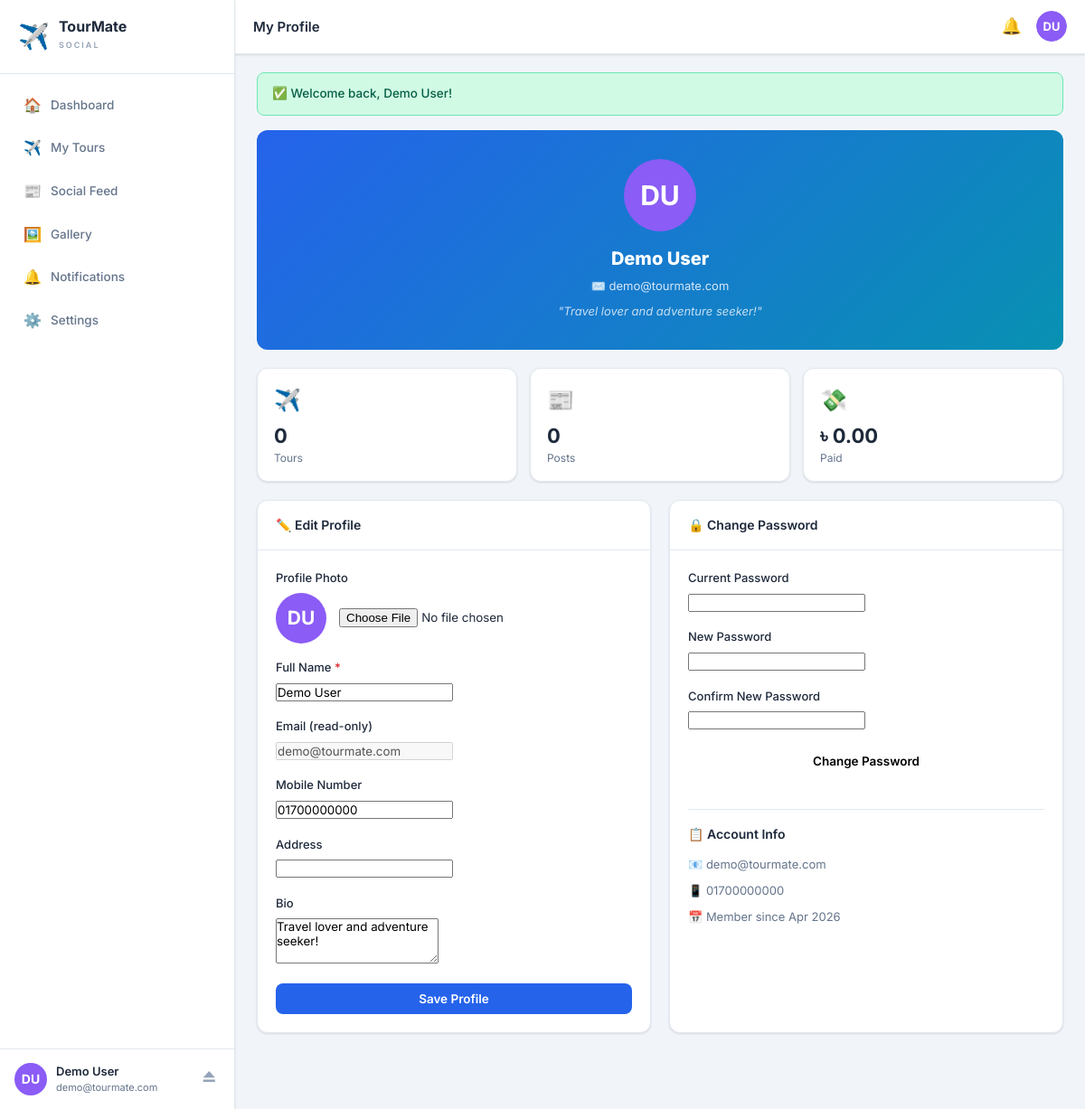
Screenshot of /user/profile.php (signed in) with the database file from the repository.
### tables this page shows
CREATE TABLE IF NOT EXISTS `users` (
  `id`            INT(11)      NOT NULL AUTO_INCREMENT,
  `name`          VARCHAR(100) NOT NULL,
  `email`         VARCHAR(150) NOT NULL,
  `mobile`        VARCHAR(20)  DEFAULT NULL,
  `password`      VARCHAR(255) NOT NULL,
  `profile_photo` VARCHAR(255) DEFAULT NULL,
  `address`       TEXT         DEFAULT NULL,
  `bio`           TEXT         DEFAULT NULL,
  `status`        ENUM('active','inactive') NOT NULL DEFAULT 'active',
  `role`          ENUM('user','admin')      NOT NULL DEFAULT 'user',
  `created_at`    TIMESTAMP    NOT NULL DEFAULT CURRENT_TIMESTAMP,
  PRIMARY KEY (`id`),
  UNIQUE KEY `email` (`email`),
  KEY `idx_users_status` (`status`)
);

### user/profile.php (the view, shortened to what this page needs)
<?php
require_once __DIR__ . '/../includes/db.php';
require_once __DIR__ . '/../includes/auth.php';
$userId = currentUserId();
$stmt = $db->prepare("SELECT * FROM users WHERE id = ? LIMIT 1");
$stmt->bind_param("i", $userId);
$stmt->execute();
$u = $stmt->get_result()->fetch_assoc();
$stmt = $db->prepare("SELECT COUNT(*) FROM group_members WHERE user_id=?");
$stmt->bind_param("i", $userId);
$stmt->execute();
$groupCount = $stmt->get_result()->fetch_row()[0];
$stmt = $db->prepare("SELECT COUNT(*) FROM posts WHERE user_id=? AND status='active'");
$stmt->bind_param("i", $userId);
$stmt->execute();
$postCount = $stmt->get_result()->fetch_row()[0];
$stmt = $db->prepare("SELECT COALESCE(SUM(amount),0) FROM expenses WHERE paid_by=?");
$stmt->bind_param("i", $userId);
$stmt->execute();
$totalPaid = $stmt->get_result()->fetch_row()[0];
$pageTitle  = 'My Profile';
$activePage = 'profile';
include __DIR__ . '/includes/user-header.php';
?>
<div class="profile-hero">
  <div class="profile-hero-avatar">
    <?= uAvatar($u['name'], $u['profile_photo'], 80) ?>
  </div>
  <div class="profile-hero-name"><?= e($u['name']) ?></div>
  <div class="profile-hero-email">✉️ <?= e($u['email']) ?></div>
  <?php if ($u['bio']): ?>
    <div class="profile-hero-bio">"<?= e($u['bio']) ?>"</div>
  <?php endif; ?>
</div>
<div class="stats-grid" style="margin-bottom:20px;">
  <div class="stat-card">
    <div class="stat-icon">✈️</div>
    <div class="stat-value"><?= $groupCount ?></div>
    <div class="stat-label">Tours</div>
  </div>
  <div class="stat-card">
    <div class="stat-icon">📰</div>
    <div class="stat-value"><?= $postCount ?></div>
    <div class="stat-label">Posts</div>
  </div>
  <div class="stat-card">
    <div class="stat-icon">💸</div>
    <div class="stat-value"><?= formatMoney($totalPaid) ?></div>
    <div class="stat-label">Paid</div>
  </div>
</div>
<div class="grid-2">
  <div class="card">
    <div class="card-header"><h3 class="card-title">✏️ Edit Profile</h3></div>
    <div style="padding:20px;">
      <form method="POST" enctype="multipart/form-data">
        <div class="form-group">
          <label class="form-label">Profile Photo</label>
          <div style="display:flex;align-items:center;gap:14px;margin-bottom:6px;">
            <div id="photoPreview"><?= uAvatar($u['name'], $u['profile_photo'], 56) ?></div>
            <input type="file" name="photo" accept="image/*" class="form-input" id="photoInput">
          </div>
        </div>
        <div class="form-group">
          <label class="form-label">Full Name <span style="color:var(--danger)">*</span></label>
          <input type="text" name="name" class="form-input" value="<?= e($u['name']) ?>" required>
        </div>
        <div class="form-group">
          <label class="form-label">Email (read-only)</label>
          <input type="email" class="form-input" value="<?= e($u['email']) ?>" disabled>
        </div>
        <div class="form-group">
          <label class="form-label">Mobile Number</label>
          <input type="text" name="mobile" class="form-input" value="<?= e($u['mobile'] ?? '') ?>" placeholder="+880...">
        </div>
        <div class="form-group">
          <label class="form-label">Address</label>
          <input type="text" name="address" class="form-input" value="<?= e($u['address'] ?? '') ?>">
        </div>
        <div class="form-group">
          <label class="form-label">Bio</label>
          <textarea name="bio" class="form-input" rows="3" placeholder="Tell something about yourself..."><?= e($u['bio'] ?? '') ?></textarea>
        </div>
        <button type="submit" class="btn btn-primary btn-block">Save Profile</button>
      </form>
    </div>
  </div>
  <div class="card">
    <div class="card-header"><h3 class="card-title">🔒 Change Password</h3></div>
    <div style="padding:20px;">
      <form method="POST">
        <div class="form-group">
          <label class="form-label">Current Password</label>
          <input type="password" name="current_password" class="form-input" required>
        </div>
        <div class="form-group">
          <label class="form-label">New Password</label>
          <input type="password" name="new_password" class="form-input" required minlength="6">
        </div>
        <div class="form-group">
          <label class="form-label">Confirm New Password</label>
          <input type="password" name="confirm_password" class="form-input" required>
        </div>
        <button type="submit" class="btn btn-warning btn-block">Change Password</button>
      </form>
    </div>
    <div style="padding:0 20px 20px;">
      <hr style="margin:16px 0;border:none;border-top:1px solid var(--border);">
      <h3 class="card-title" style="margin-bottom:12px;">📋 Account Info</h3>
      <div style="font-size:13px;color:var(--text-muted);display:flex;flex-direction:column;gap:8px;">
        <div>📧 <?= e($u['email']) ?></div>
        <?php if ($u['mobile']): ?><div>📱 <?= e($u['mobile']) ?></div><?php endif; ?>
        <div>📅 Member since <?= date('M Y', strtotime($u['created_at'])) ?></div>
      </div>
    </div>
  </div>
</div>
<?php include __DIR__ . '/includes/user-footer.php'; ?>

### user/includes/user-header.php (shortened to what this page needs)
<?php
$user        = currentUser();
$unreadCount = isLoggedIn() ? countUnreadNotifications($db, $user['id']) : 0;
$baseUrl     = getBaseUrl();
function uAvatar($name, $photo, $size = 40) {
    $st = "width:{$size}px;height:{$size}px;border-radius:50%;object-fit:cover;flex-shrink:0;";
    $parts = explode(' ', trim($name));
    $init  = '';
    foreach ($parts as $p) $init .= strtoupper(substr($p, 0, 1));
    $init  = substr($init, 0, 2) ?: '?';
    $cols  = ['#3b82f6','#8b5cf6','#ec4899','#f97316','#10b981','#0891b2'];
    $col   = $cols[abs(crc32($name)) % count($cols)];
    $fs    = round($size * 0.38);
    return '<div style="' . $st . 'background:' . $col . ';font-size:' . $fs . 'px;display:flex;align-items:center;justify-content:center;color:#fff;font-weight:700;">' . $init . '</div>';
}
?>
<!DOCTYPE html>
<html lang="en">
<head>
  <link rel="stylesheet" href="<?= $baseUrl ?>../assets/css/style.css">
  <link rel="stylesheet" href="<?= $baseUrl ?>../assets/css/user-panel.css">
</head>
<body class="app-body">
<nav class="sidebar" id="sidebar">
  <div class="sidebar-logo">
    <div class="logo-icon">✈️</div>
    <div class="logo-text">
      <span class="logo-name">TourMate</span>
      <span class="logo-sub">SOCIAL</span>
    </div>
  </div>
  <div class="sidebar-nav">
    <a href="<?= $baseUrl ?>dashboard.php"     class="nav-item <?= $activePage==='dashboard'    ?'active':'' ?>">
      <span class="nav-icon">🏠</span> Dashboard
    </a>
    <a href="<?= $baseUrl ?>groups.php"        class="nav-item <?= $activePage==='groups'       ?'active':'' ?>">
      <span class="nav-icon">✈️</span> My Tours
    </a>
    <a href="<?= $baseUrl ?>feed.php"          class="nav-item <?= $activePage==='feed'         ?'active':'' ?>">
      <span class="nav-icon">📰</span> Social Feed
    </a>
    <a href="<?= $baseUrl ?>gallery.php"       class="nav-item <?= $activePage==='gallery'      ?'active':'' ?>">
      <span class="nav-icon">🖼️</span> Gallery
    </a>
    <a href="<?= $baseUrl ?>notifications.php" class="nav-item <?= $activePage==='notifications'?'active':'' ?>">
      <span class="nav-icon">🔔</span> Notifications
    </a>
    <a href="<?= $baseUrl ?>settings.php"      class="nav-item <?= $activePage==='settings'     ?'active':'' ?>">
      <span class="nav-icon">⚙️</span> Settings
    </a>
  </div>
  <div class="sidebar-user">
    <a href="<?= $baseUrl ?>profile.php" class="sidebar-user-link">
      <?= uAvatar($user['name'], $user['photo'], 36) ?>
      <div class="sidebar-user-info">
        <span class="sidebar-user-name"><?= e($user['name']) ?></span>
        <span class="sidebar-user-email"><?= e($user['email']) ?></span>
      </div>
    </a>
    <a href="<?= $baseUrl ?>../logout.php" class="btn-logout" title="Sign out">⏏</a>
  </div>
</nav>
<div class="main-wrapper">
  <header class="topbar">
    <div class="topbar-left">
      <span class="topbar-title"><?= e($pageTitle ?? 'Dashboard') ?></span>
    </div>
    <div class="topbar-right">
      <a href="<?= $baseUrl ?>notifications.php" class="topbar-icon" aria-label="Notifications">
        🔔<?php if ($unreadCount > 0): ?><span class="topbar-badge"><?= $unreadCount ?></span><?php endif; ?>
      </a>
      <a href="<?= $baseUrl ?>profile.php" class="topbar-avatar">
        <?= uAvatar($user['name'], $user['photo'], 34) ?>
      </a>
    </div>
  </header>
  <main class="page-content">
    <?= showFlash() ?>

### includes/auth.php (shortened to what this page needs)
<?php
function currentUserId() {
    return $_SESSION['user_id'] ?? null;
}
function currentUser() {
    return [
        'id'    => $_SESSION['user_id']    ?? null,
        'name'  => $_SESSION['user_name']  ?? '',
        'email' => $_SESSION['user_email'] ?? '',
        'photo' => $_SESSION['user_photo'] ?? null,
    ];
}
function getFlash() {
    if (isset($_SESSION['flash'])) {
        $f = $_SESSION['flash'];
        return $f;
    }
    return null;
}
function showFlash() {
    $f = getFlash();
    $icons = [
        'success' => '✅',
        'danger'  => '❌',
        'warning' => '⚠️',
        'info'    => 'ℹ️',
    ];
    $icon = $icons[$f['type']] ?? 'ℹ️';
    return '<div class="alert alert-' . e($f['type']) . '">' . $icon . ' ' . e($f['message']) . '</div>';
}
function e($str) {
    return htmlspecialchars((string)($str ?? ''), ENT_QUOTES, 'UTF-8');
}
function formatMoney($amount) {
    return '৳ ' . number_format((float)$amount, 2);
}
function getBaseUrl() {
    $protocol = (!empty($_SERVER['HTTPS']) && $_SERVER['HTTPS'] !== 'off') ? 'https://' : 'http://';
    $host     = $_SERVER['HTTP_HOST'];
    $dir      = rtrim(dirname($_SERVER['SCRIPT_NAME']), '/\\');
    return $protocol . $host . $dir . '/';
}

### user/includes/user-footer.php (shortened to what this page needs)
  </main>
</div>
</body>
</html>

### assets/css/user-panel.css (style rules this page uses)
.profile-hero { background: linear-gradient(135deg, var(--primary) 0%, var(--teal) 100%); border-radius: var(--radius); padding: 32px 24px; text-align: center; color: #fff; margin-bottom: 20px; }
.profile-hero-avatar { margin-bottom: 14px; display: flex; justify-content: center; }
.profile-hero-name { font-size: 20px; font-weight: 800; }
.profile-hero-email { font-size: 13px; opacity: 0.82; margin-top: 4px; }
.profile-hero-bio { font-size: 13px; opacity: 0.75; margin-top: 8px; font-style: italic; }

### rows the page displays
users: name "Demo User", email "demo@tourmate.com", bio "Travel lover and adventure seeker!", mobile "01700000000", created_at "Apr 2026"

### other values shown
$init "DU DU DU DU"
$pageTitle "My Profile"
$icon "✅"
$f['message'] "Welcome back, Demo User!"
$groupCount "0"
$postCount "0"
formatMoney($totalPaid) "৳ 0.00"
